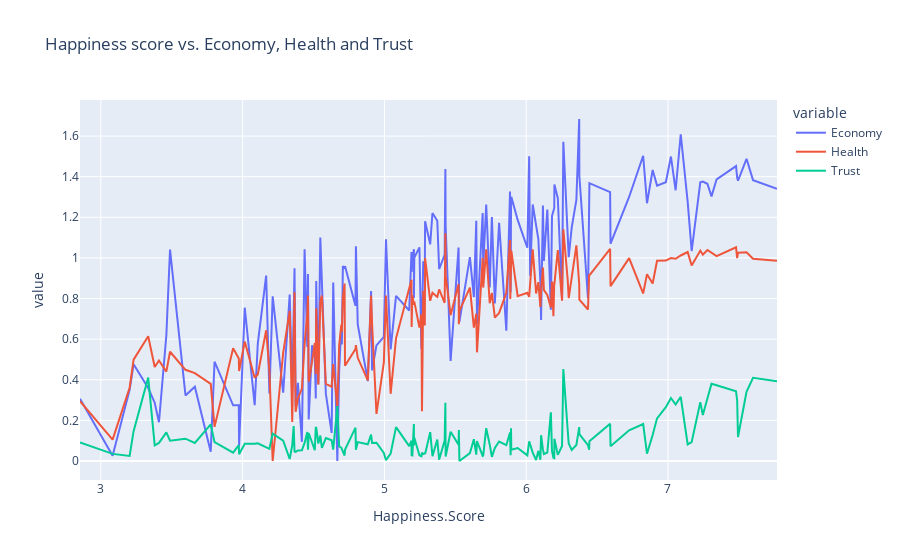

The cell this chart's notebook holds for it:
### Code cell
px.line(df_2019, x='Happiness.Score', y=['Economy','Health','Trust'], title='Happiness score vs. Economy, Health and Trust')

### Figure 1 — Plotly figure (JSON) as saved in the notebook; plotly's stock layout.template omitted (floating-point values rounded to 4 significant figures; data arrays with more than 128 entries replaced by an {"elided": "..."} marker saying what was removed)
{"data": [{"hovertemplate": "variable=Economy<br>Happiness.Score=%{x}<br>value=%{y}<extra></extra>", "legendgroup": "Economy", "line": {"color": "#636efa", "dash": "solid"}, "mode": "lines", "name": "Economy", "orientation": "v", "showlegend": true, "type": "scatter", "x": {"elided": "156 float values"}, "xaxis": "x", "y": {"elided": "156 float values"}, "yaxis": "y"}, {"hovertemplate": "variable=Health<br>Happiness.Score=%{x}<br>value=%{y}<extra></extra>", "legendgroup": "Health", "line": {"color": "#EF553B", "dash": "solid"}, "mode": "lines", "name": "Health", "orientation": "v", "showlegend": true, "type": "scatter", "x": {"elided": "156 float values"}, "xaxis": "x", "y": {"elided": "156 float values"}, "yaxis": "y"}, {"hovertemplate": "variable=Trust<br>Happiness.Score=%{x}<br>value=%{y}<extra></extra>", "legendgroup": "Trust", "line": {"color": "#00cc96", "dash": "solid"}, "mode": "lines", "name": "Trust", "orientation": "v", "showlegend": true, "type": "scatter", "x": {"elided": "156 float values"}, "xaxis": "x", "y": {"elided": "156 float values"}, "yaxis": "y"}], "layout": {"legend": {"title": {"text": "variable"}, "tracegroupgap": 0}, "title": {"text": "Happiness score vs. Economy, Health and Trust"}, "xaxis": {"anchor": "y", "domain": [0, 1], "title": {"text": "Happiness.Score"}}, "yaxis": {"anchor": "x", "domain": [0, 1], "title": {"text": "value"}}}}
